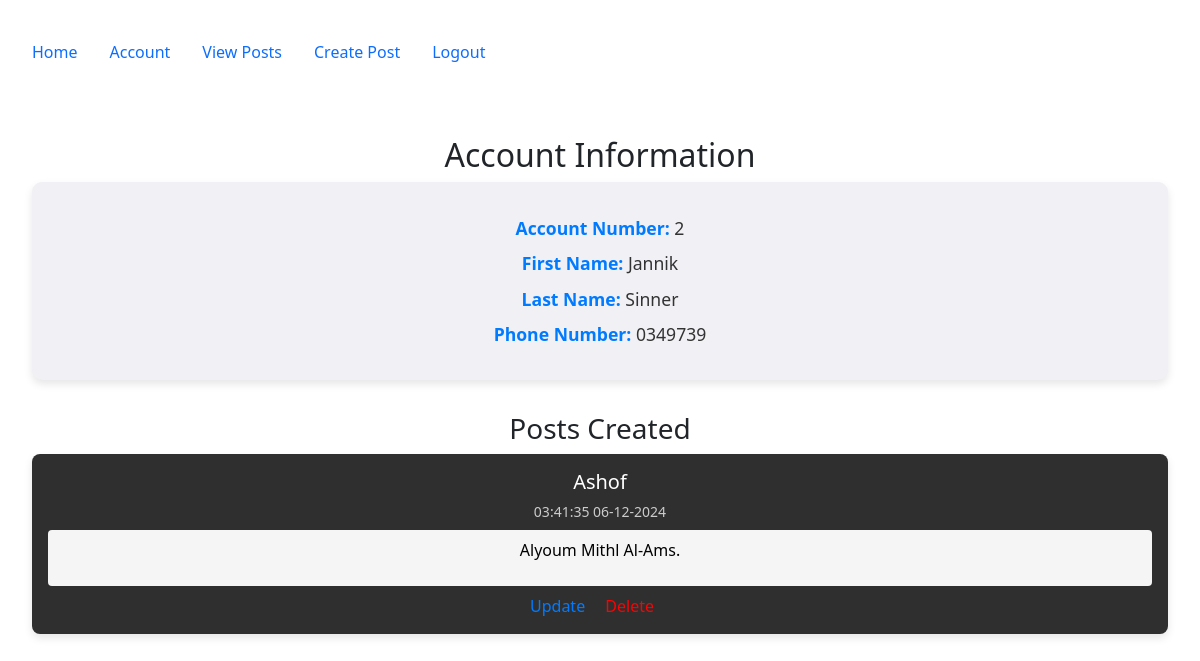
Page /account (signed in) on the earlier database version.
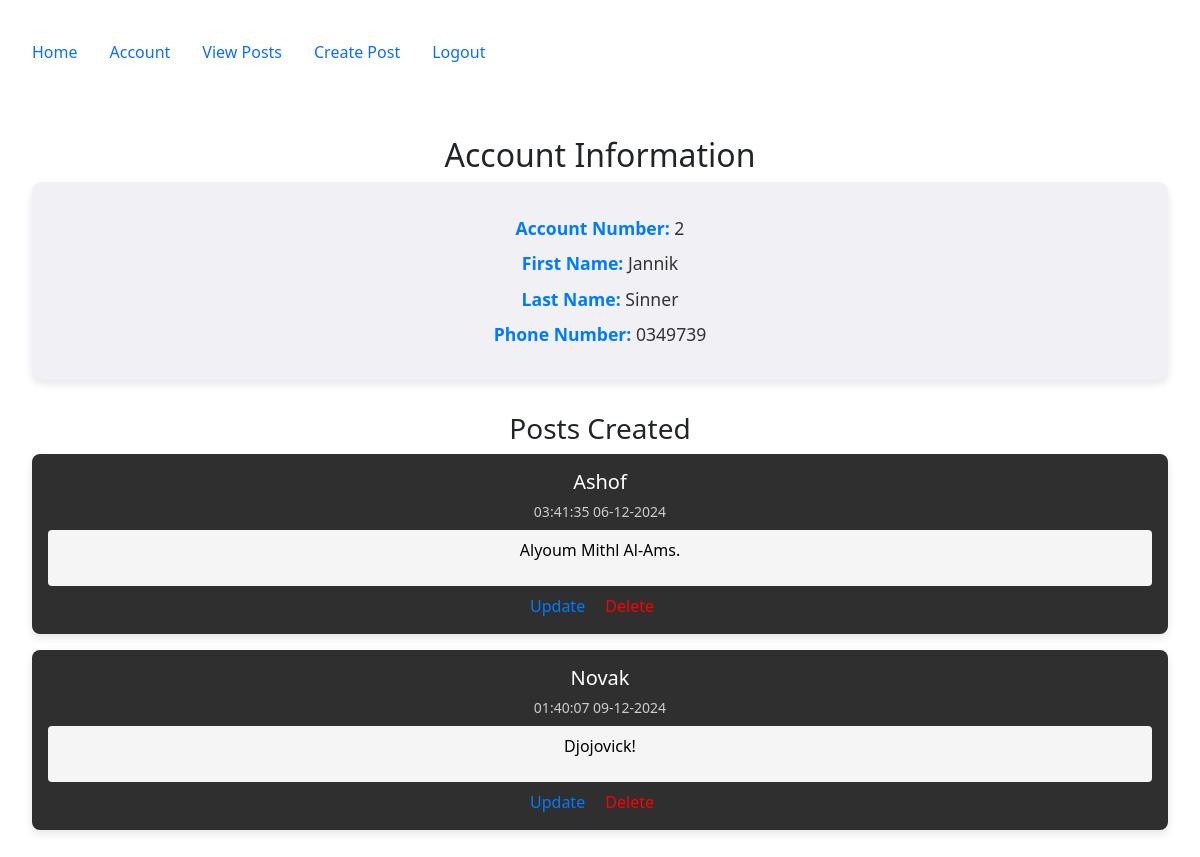
Same page on the later database version.
### config.py (models this page shows, shortened)
class User(db.Model, UserMixin):
    __tablename__ = 'users'
    id = db.Column(db.Integer, primary_key=True)
    email = db.Column(db.String(100), nullable=False, unique=True)
    password = db.Column(db.String(128), nullable=False)
    firstname = db.Column(db.String(100), nullable=False)
    lastname = db.Column(db.String(100), nullable=False)
    phone = db.Column(db.String(100), nullable=False)
    mfa_key = db.Column(db.String(32), nullable=False, default='')  # Store MFA key
    salt = db.Column(db.String(44), nullable=False,default=lambda: base64.urlsafe_b64encode(os.urandom(32)).decode('utf-8'))
    mfa_enabled = db.Column(db.Boolean, nullable=False, default=False)  # Track if MFA is enabled
    role = db.Column(db.String(50), nullable=False, default='end_user')
    posts = db.relationship("Post", order_by=Post.id, back_populates="user")
    log = db.relationship("Log", uselist=False, back_populates="user")
    is_deleted = db.Column(db.Boolean, nullable=False, default=False)

class Post(db.Model):
   __tablename__ = 'posts'
   id = db.Column(db.Integer, primary_key=True)
   userid = db.Column(db.Integer, db.ForeignKey('users.id'))
   created = db.Column(db.DateTime, nullable=False, default=datetime.utcnow)
   title_encrypted = db.Column(db.LargeBinary, nullable=False)
   body_encrypted = db.Column(db.LargeBinary, nullable=False)
   user = db.relationship("User", back_populates="posts")
   @staticmethod
   def derive_key(salt):
       return base64.urlsafe_b64encode(salt.encode('utf-8').ljust(32)[:32])
   @staticmethod
   def decrypt(data, key):
       fernet = Fernet(key)
       return fernet.decrypt(data).decode('utf-8')

### accounts/views.py (the view)
@accounts_bp.route('/account')
@login_required
def account():
    user = current_user  # Get the logged-in user
    encryption_key = Post.derive_key(user.salt)  # Derive the encryption key for the user
    user_posts = []
    posts_query = Post.query.filter_by(userid=user.id).all()
    for post in posts_query:
        try:
            decrypted_post = {
                "id": post.id,
                "title": Post.decrypt(post.title_encrypted, encryption_key),
                "body": Post.decrypt(post.body_encrypted, encryption_key),
                "created": post.created,
            }
            user_posts.append(decrypted_post)
        except Exception as e:
            print(f"Failed to decrypt post ID {post.id}: {e}")
    return render_template('accounts/account.html', user=user, posts=user_posts)

### app.py (called while the page is built, shortened)
@login_manager.user_loader
def load_user(user_id):
    return User.query.get(int(user_id))

@app.before_request
def restrict_access_and_waf_function_name():
    excluded_routes = ['firewall_error', 'static']
    if request.endpoint in excluded_routes:
        return  # Skip the check for these routes
    path = request.path
    query = request.query_string.decode("utf-8")
    combined_request_data = f"{path} {query}"
    print(f"Combined Request Data: {combined_request_data}")
    for attack_type, pattern in waf_rules.items():
        if pattern.search(combined_request_data):
            print(f"Detected Attack Type: {attack_type} | Data: {combined_request_data}")
            flash(f"Attack detected: {attack_type}", "danger")
            return redirect(url_for('firewall_error', attack_type=attack_type))

### templates/accounts/account.html (shortened to what this page needs)
{% extends "base.html" %}
{% block content %}
<h2>Account Information</h2>
{% if user.is_authenticated %}
    <div class="account-info">
        <p><strong>Account Number:</strong> {{ user.id }}</p>
        <p><strong>First Name:</strong> {{ user.firstname }}</p>
        <p><strong>Last Name:</strong> {{ user.lastname }}</p>
        <p><strong>Phone Number:</strong> {{ user.phone }}</p>
    </div>
    <h3>Posts Created</h3>
    <div class="post-container">
        {% if posts %}
            {% for post in posts %}
                <div class="post-card">
                    <h4>{{ post.title }}</h4>
                    <small>{{ post.created.strftime('%H:%M:%S %d-%m-%Y') }}</small>
                    <div class="post-body">
                        <p>{{ post.body }}</p>
                    </div>
                    <div class="post-actions">
                        <a href="{{ url_for('posts.update', id=post.id) }}">Update</a>
                        <a href="{{ url_for('posts.delete', id=post.id) }}" style="color: red;">Delete</a>
                    </div>
                </div>
            {% endfor %}
        {% else %}
            <p>No posts available.</p>
        {% endif %}
    </div>
{% else %}
    <p>You must be logged in to view account details.</p>
{% endif %}
{% endblock %}

### templates/base.html (shortened to what this page needs)
<!DOCTYPE html>
<html lang="en">
<head>
    <link rel="stylesheet" href="https://cdn.jsdelivr.net/npm/bootstrap@5.2.2/dist/css/bootstrap.min.css">
</head>
<body>
<section class="container-fluid p-3 my-3">
    <nav class="nav nav-pills flex-column flex-sm-row">
        <a class="nav-item nav-link" href="{{ url_for('index') }}">Home</a>
        {% if current_user.is_authenticated %}
            {% if current_user.role == 'db_admin' %}
                <a class="nav-item nav-link" href="{{ url_for('accounts.account') }}">Account</a>
                <a class="nav-item nav-link" href="{{ url_for('admin.index', _scheme='https', _external=True) }}">DB Admin</a>
                <a class="nav-item nav-link" href="{{ url_for('accounts.logout') }}">Logout</a>
            {% elif current_user.role == 'sec_admin' %}
                <a class="nav-item nav-link" href="{{ url_for('accounts.account') }}">Account</a>
                <a class="nav-item nav-link" href="{{ url_for('security.security') }}">Security</a>
                <a class="nav-item nav-link" href="{{ url_for('accounts.logout') }}">Logout</a>
            {% else %}
                <a class="nav-item nav-link" href="{{ url_for('accounts.account') }}">Account</a>
                <a class="nav-item nav-link" href="{{ url_for('posts.posts') }}">View Posts</a>
                <a class="nav-item nav-link" href="{{ url_for('posts.create') }}">Create Post</a>
                <a class="nav-item nav-link" href="{{ url_for('accounts.logout') }}">Logout</a>
            {% endif %}
        {% else %}
            <a class="nav-item nav-link" href="{{ url_for('accounts.registration') }}">Registration</a>
            <a class="nav-item nav-link" href="{{ url_for('accounts.login') }}">Login</a>
        {% endif %}
    </nav>
    <div class="container-fluid p-3 my-5 text-center">
        {% block content %}{% endblock %}
    </div>
</section>
</body>
</html>

### templates/accounts/account.html (style rules this page uses)
.account-info { background-color: #f0f0f5; color: #333; padding: 1.5em; border-radius: 10px; box-shadow: 0 4px 8px rgba(0, 0, 0, 0.1); margin-bottom: 2em; }
.account-info p { font-size: 1.1em; margin: 0.5em 0; }
.account-info strong { color: #007bff; }
.post-container { display: flex; flex-direction: column; gap: 1em; }
.post-card { background-color: #2f2f2f; color: white; padding: 1em; border-radius: 8px; box-shadow: 0 4px 8px rgba(0, 0, 0, 0.1); }
.post-card h4 { margin: 0; font-size: 1.25em; }
.post-card small { display: block; margin-top: 0.5em; color: #ccc; }
.post-body { background-color: #f5f5f5; color: black; padding: 0.5em; border-radius: 4px; margin-top: 0.5em; }
.post-actions { margin-top: 0.5em; }
.post-actions a { color: #007bff; text-decoration: none; margin-right: 1em; }

Differences in the rows shown:
added Post: created "01:40:07 09-12-2024"
Other differences:
new list line: "Novak Djojovick! Update Delete"
